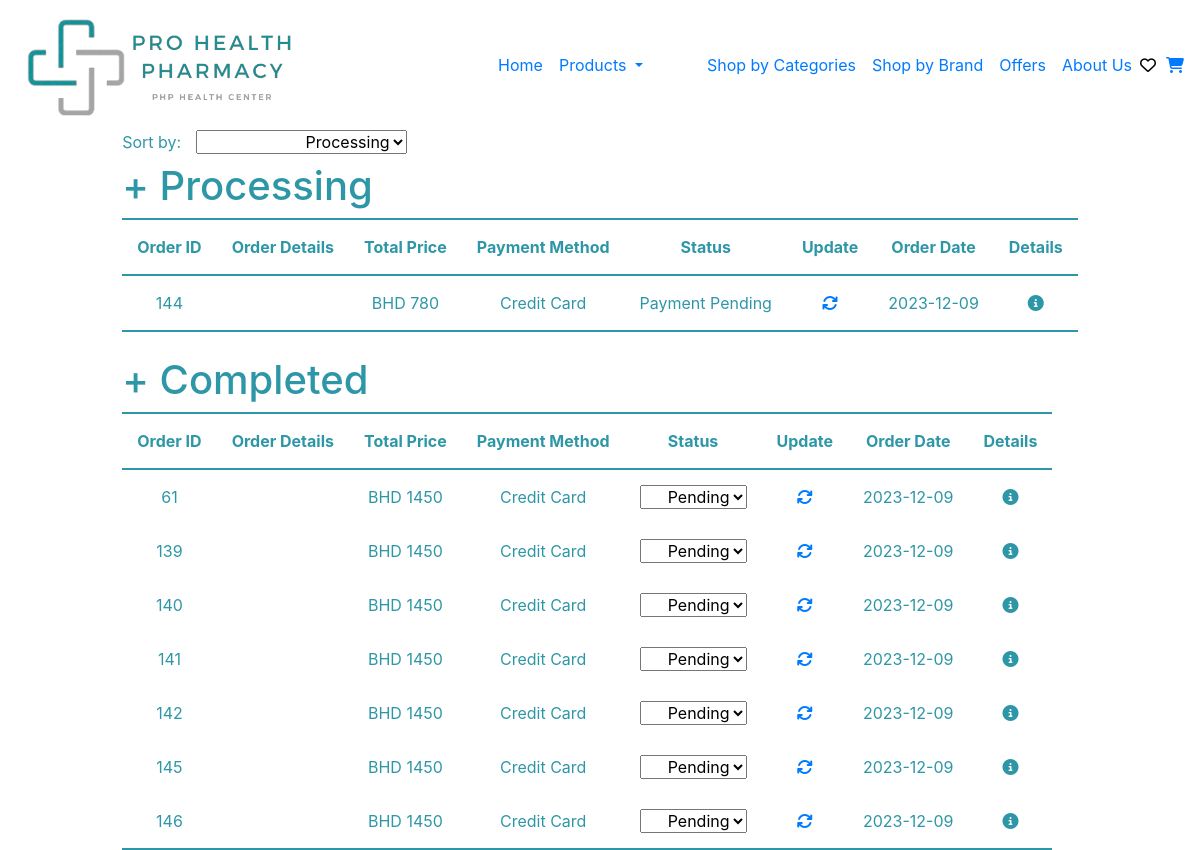
Before: /ManageOrders/SViewOrderList.php with the older database file.
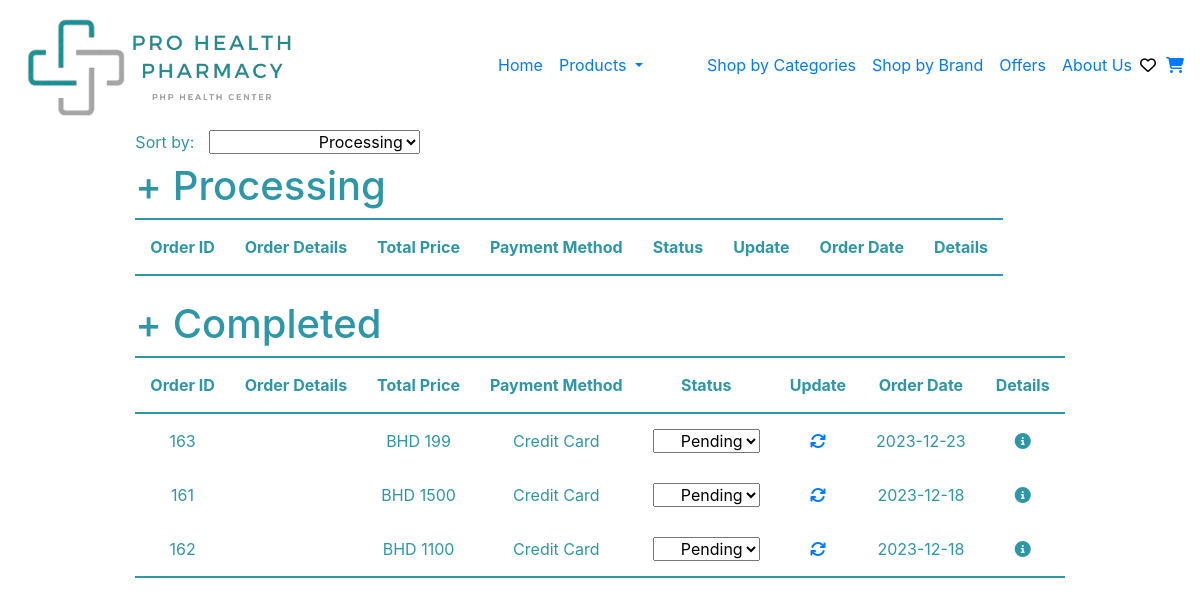
After: the same page with the newer database file.
### ManageOrders/SViewOrderList.php (the view, shortened to what this page needs)
<?php
include '../header.php';
include '../Connection/init.php';
$stmt = $db->prepare("SELECT * FROM `order data`");
$stmt->execute();
$orders = $stmt->fetchAll(PDO::FETCH_ASSOC);
usort($orders, 'sortByDateDesc');
?>
<!DOCTYPE html>
<html lang="en">
<head>
</head>
<body>
<div class="Container">
  <div class="row">
    <div class="col-xl-12">
    <label class="inline-elements" for="Sorting">Sort by:</label>
      <select class="inline-elements" name="Sorting" id="Sorting" onchange="toggleTable()">
        <option value="Processing">Processing</option>
      </select><br>
      <h1 class="inline-elements" id="pendingHeading">+ Processing</h1>
      <table id="pendingTable" style="border-bottom: 2px solid #2E97A7;">
        <tr>
          <th>Order ID</th>
          <th>Order Details</th>
          <th>Total Price</th>
          <th>Payment Method</th>
          <th>Status</th>
          <th>Update</th>
          <th>Order Date</th>
          <th>Details</th>
        </tr>
        <tbody>
        <?php
        foreach ($orders as $order) {
          $OrderID = $order['OrderID'];
          $TotalPrice = $order['TotalPrice'];
          $paymentMethod = $order['PaymentMethod'];
          $Status = $order['Status'];
          $OrderDate = $order['OrderDate'];
          $OrderDetails = $order['OrderDetails'];
          if ($Status === 'Payment Pending' && $paymentMethod !== '') {
            ?>
            <tr>
              <td><?php echo $OrderID ?></td>
              <td><?php echo $OrderDetails ?></td>
              <td><?php echo "BHD $TotalPrice" ?></td>
              <td><?php echo $paymentMethod ?></td>
              <td><?php echo $Status ?></td>
              <td> <a href="#" class="update-icon" data-order-id="<?php echo $order['OrderID']; ?>">
            <i class="fas fa-sync"></i>
          </a></td>
              <td><?php echo $OrderDate ?></td>
              <td><i class="fas fa-info-circle"></i></td>
            </tr>
            <?php
          }
        }
        ?>
        </tbody>
      </table>
      <br>
      <h1 class="inline-elements" id="completedHeading">+ Completed</h1>
      <table id="completedTable" class="hidden" style="border-bottom: 2px solid #2E97A7;">
        <tr>
          <th>Order ID</th>
          <th>Order Details</th>
          <th>Total Price</th>
          <th>Payment Method</th>
          <th>Status</th>
          <th>Update</th>
          <th>Order Date</th>
          <th>Details</th>
        </tr>
        <tbody>
        <?php
        foreach ($orders as $order) {
          $OrderID = $order['OrderID'];
          $TotalPrice = $order['TotalPrice'];
          $paymentMethod = $order['PaymentMethod'];
          $Status = $order['Status'];
          $OrderDate = $order['OrderDate'];
          $OrderDetails = $order['OrderDetails'];
          if ($Status === 'Payment Confirmed' && $paymentMethod !== '') {
            ?>
            <tr>
              <td><?php echo $OrderID ?></td>
              <td><?php echo $OrderDetails ?></td>
              <td><?php echo "BHD $TotalPrice" ?></td>
              <td><?php echo $paymentMethod ?></td>
              <td><select name="status">
  <option value="Pending" <?php echo ($Status === 'Pending') ? 'selected' : '' ?>>Pending</option>
</select></td>
              <td> <a href="#" class="update-icon" data-order-id="<?php echo $order['OrderID']; ?>">
            <i class="fas fa-sync"></i>
          </a></td>
              <td><?php echo $OrderDate ?></td>
              <td><i class="fas fa-info-circle"></i></td>
            </tr>
            <?php
          }
        }
        ?>
        </tbody>
      </table>
    </div>
  </div>
</div>
</body>
</html>

Changed rows visible on the page:
removed order data: OrderID "144", TotalPrice "780", PaymentMethod "Credit Card", Status "Payment Pending", OrderDate "2023-12-09", shown under "+ Processing"
removed order data: OrderID "61", TotalPrice "1450", PaymentMethod "Credit Card", OrderDate "2023-12-09", shown under "+ Completed"
removed order data: OrderID "139", TotalPrice "1450", PaymentMethod "Credit Card", OrderDate "2023-12-09", shown under "+ Completed"
removed order data: OrderID "140", TotalPrice "1450", PaymentMethod "Credit Card", OrderDate "2023-12-09", shown under "+ Completed"
removed order data: OrderID "141", TotalPrice "1450", PaymentMethod "Credit Card", OrderDate "2023-12-09", shown under "+ Completed"
removed order data: OrderID "142", TotalPrice "1450", PaymentMethod "Credit Card", OrderDate "2023-12-09", shown under "+ Completed"
removed order data: OrderID "145", TotalPrice "1450", PaymentMethod "Credit Card", OrderDate "2023-12-09", shown under "+ Completed"
removed order data: OrderID "146", TotalPrice "1450", PaymentMethod "Credit Card", OrderDate "2023-12-09", shown under "+ Completed"
added order data: OrderID "163", TotalPrice "199", PaymentMethod "Credit Card", OrderDate "2023-12-23", shown under "+ Completed"
added order data: OrderID "161", TotalPrice "1500", PaymentMethod "Credit Card", OrderDate "2023-12-18", shown under "+ Completed"
added order data: OrderID "162", TotalPrice "1100", PaymentMethod "Credit Card", OrderDate "2023-12-18", shown under "+ Completed"
